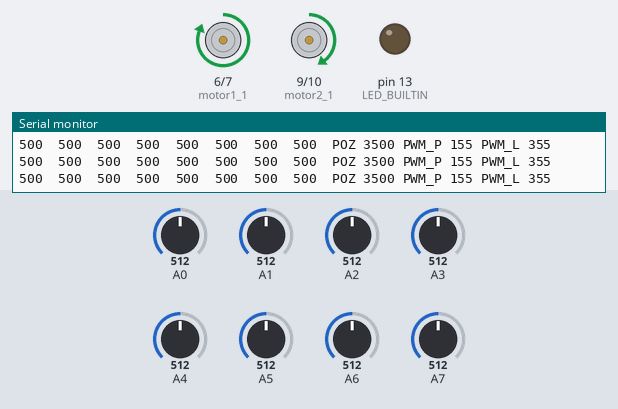
Recording of a sketch running on a simulated Arduino Nano, built with avr-gcc and run on an emulated ATmega328P. Parts: motor-driver pin pairs drawn as motors (green arrow = first pin HIGH = forward, orange = second pin HIGH = backward, longer = more drive, scaled by the enable pin), output pins drawn as LEDs (lit = HIGH), the last lines printed to the serial monitor. The inputs (shaded band) are chosen by the test bench; at power-on: A0 = 512, A6 = 512, A3 = 512, A1 = 512, A2 = 512, A4 = 512, A5 = 512, A7 = 512.

Above: at 11.8 s.
11.9 s: A0 set to 649
At 12.7 s:
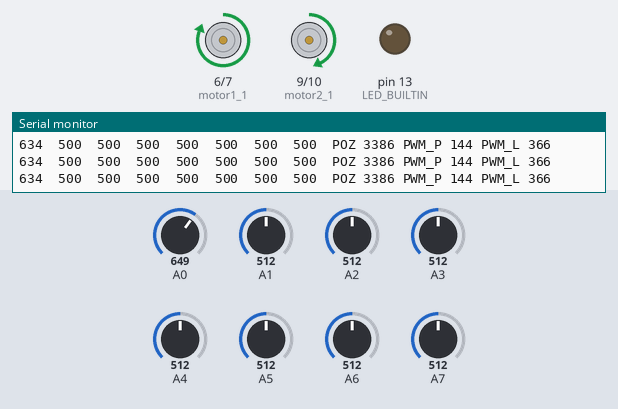
13.5 s: A0 set to 679
At 14.4 s:
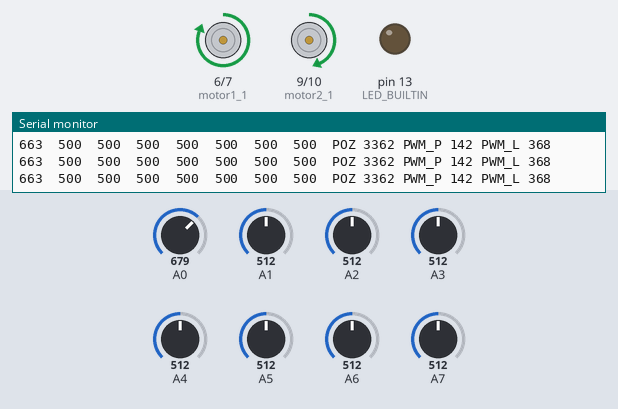
15.1 s: A6 set to 328
At 16.1 s:
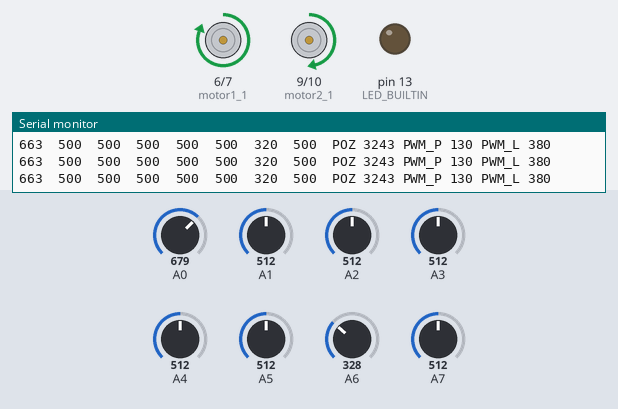
18.1 s: A6 set to 303
At 19.5 s:
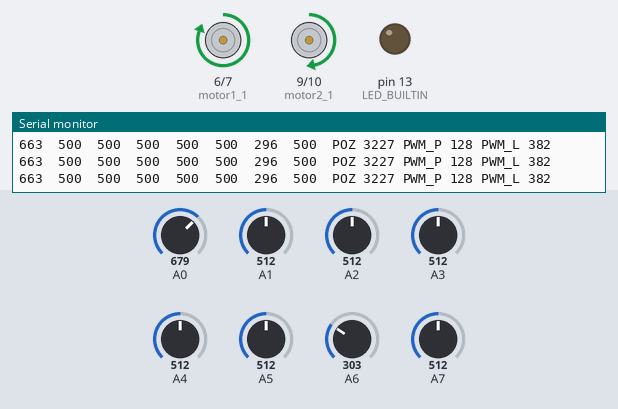
21.1 s: A3 set to 114
At 21.7 s:
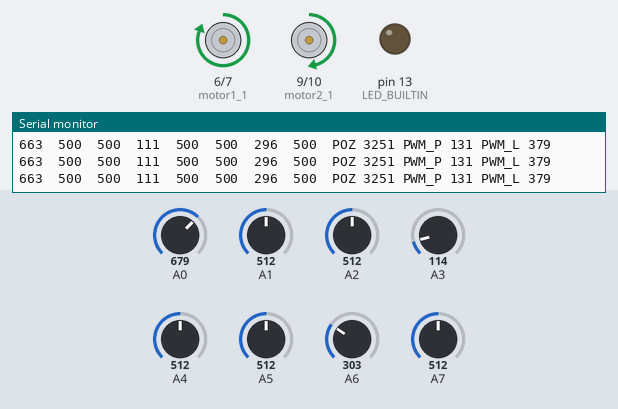
22.7 s: A3 set to 92
At 23.3 s:
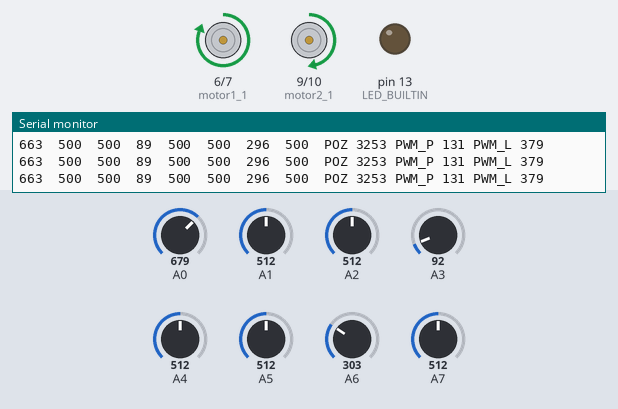
Timing chart, 0 to 25.7 s (numbered marks = the images above; inputs shaded):
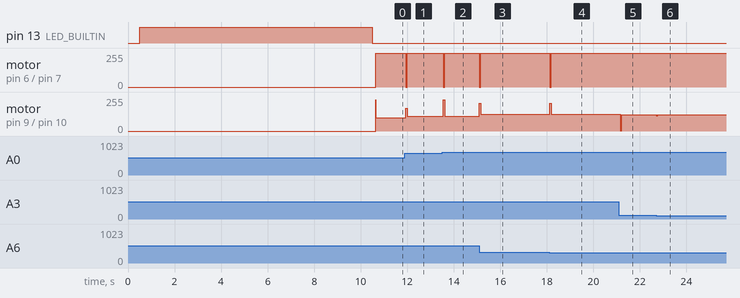

Measured:
- after the input at 11.9 s, motor on pin 6 (motor1_1) / pin 7 (motor1_2): forward 255/255 → stopped at once, → forward 255/255 0.06 s later; motor on pin 9 (motor2_1) / pin 10 (motor2_2): forward 99/255 → forward 169/255 at once, → forward 110/255 0.06 s later
- after the input at 13.5 s, motor on pin 6 (motor1_1) / pin 7 (motor1_2): forward 255/255 → stopped after 0.05 s, → forward 255/255 0.06 s later; motor on pin 9 (motor2_1) / pin 10 (motor2_2): forward 110/255 → forward 233/255 after 0.05 s, → forward 112/255 0.06 s later
- after the input at 15.1 s, motor on pin 6 (motor1_1) / pin 7 (motor1_2): forward 255/255 → stopped at once, → forward 255/255 0.06 s later; motor on pin 9 (motor2_1) / pin 10 (motor2_2): forward 112/255 → forward 208/255 at once, → forward 124/255 0.06 s later
- after the input at 18.1 s, motor on pin 6 (motor1_1) / pin 7 (motor1_2): forward 255/255 → stopped at once, → forward 255/255 0.06 s later; motor on pin 9 (motor2_1) / pin 10 (motor2_2): forward 124/255 → forward 207/255 at once, → forward 126/255 0.06 s later
- after the input at 21.1 s, motor on pin 9 (motor2_1) / pin 10 (motor2_2): forward 126/255 → forward 3/255 after 0.06 s, → forward 123/255 0.06 s later
- after the input at 22.7 s, motor on pin 9 (motor2_1) / pin 10 (motor2_2): forward 123/255 → forward 113/255 at once, → forward 123/255 0.06 s later

The sketch:

pSTRONG.ino
```cpp
// https://pololu.github.io/qtr-sensors-arduino/class_q_t_r_sensors.html opis biblioteki
// https://pololu.github.io/qtr-sensors-arduino/md_usage.html zastosowanie

#include <QTRSensors.h>

QTRSensors qtr;

#define motor1_1 6
#define motor1_2 7
#define motor1_pwm 8
#define motor2_1 9
#define motor2_2 10
#define motor2_pwm 11

const uint8_t SensorCount = 8;
uint16_t sensorValues[SensorCount];
double KP = 0.1;
int16_t KD = 5;
int16_t PWM = 255;

void silnik_set() {
    pinMode(motor1_1, OUTPUT);
    pinMode(motor1_2, OUTPUT);
    pinMode(motor1_pwm, OUTPUT);
    pinMode(motor2_1, OUTPUT);
    pinMode(motor2_2, OUTPUT);
    pinMode(motor2_pwm, OUTPUT);

}
void silnik_sterowanie(int16_t pwm_lewo,int16_t pwm_prawo) {

    digitalWrite(motor1_1, HIGH);
    digitalWrite(motor1_2, LOW);
    digitalWrite(motor2_1, HIGH);
    digitalWrite(motor2_2, LOW);
    analogWrite(motor1_pwm, pwm_lewo);
    analogWrite(motor2_pwm, pwm_prawo);
}
void qtrsensor_set() {

    qtr.setTypeAnalog();
    qtr.setSensorPins((const uint8_t[]) { A0, A1, A2, A3, A4, A5, A6, A7 }, SensorCount);

    delay(500);
    digitalWrite(LED_BUILTIN, HIGH);
    Serial.println("KALIBRACJA");
    for (uint16_t i = 0; i < 400; i++)
    {
        qtr.calibrate();
    }
    digitalWrite(LED_BUILTIN, LOW);

    for (uint8_t i = 0; i < SensorCount; i++)
    {
        Serial.print(qtr.calibrationOn.minimum[i]);
        Serial.print(' ');
    }
    Serial.println();

    // print the calibration maximum values measured when emitters were on
    for (uint8_t i = 0; i < SensorCount; i++)
    {
        Serial.print(qtr.calibrationOn.maximum[i]);
        Serial.print(' ');
    }
    Serial.println();
}

void setup()
{

    Serial.begin(9600);

    pinMode(LED_BUILTIN, OUTPUT);

    silnik_set();

    qtrsensor_set();

    Serial.println("ROZPOCZECIE JAZDY");
    delay(100);
}
void loop()
{
    static uint16_t lastError = 0;
    // read calibrated sensor values and obtain a measure of the line position
  // from 0 to 5000 (for a white line, use readLineWhite() instead)
    uint16_t position = qtr.readLineBlack(sensorValues);

    // print the sensor values as numbers from 0 to 1000, where 0 means maximum
    // reflectance and 1000 means minimum reflectance, followed by the line
    // position

    int16_t error = position - 4500;

    int16_t motorSpeed = KP * error + KD * (error - lastError);

    lastError = error;

    int16_t m1Speed =  PWM + motorSpeed;
    int16_t m2Speed = PWM - motorSpeed;

    if (m1Speed < 0)  m1Speed = 0;
    if (m2Speed < 0)  m2Speed = 0;
    if (m1Speed < 100)  m1Speed = 100;
    if (m2Speed < 100)  m2Speed = 100;

    silnik_sterowanie(m1Speed, m2Speed);

    for (uint8_t i = 0; i < SensorCount; i++)
    {
        Serial.print(sensorValues[i]);
        Serial.print('\t');
    }
    Serial.print("POZ ");
    Serial.print(position);
    Serial.print(" PWM_P ");
    Serial.print(m1Speed);
    Serial.print(" PWM_L ");
    Serial.println(m2Speed);

    delay(10);

}
```
